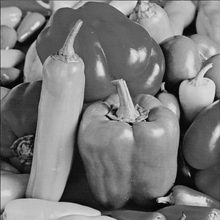
%> input picture HW03/Q2/Peppers.tif, 220 x 220 px, shrunk from 512 x 512 before the run
$ octave mainQ2.m   (GNU Octave 9; MATLAB toolbox functions it lacks are replaced by stand-ins)
%> lines starting %> are read from the running program, lines starting %| are printed output that depends on the picture
clc;close all; clear;

W=3;

I=imread('D:\IUT\ComputerVision\HW\HW03\Q2\Peppers.tif');
%> I is the input picture: size 220x220 uint8; min 0, max 236, mean 120.3
I_1=imnoise(I,'salt & pepper',0.7);
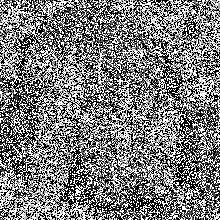
%> I_1: size 220x220 uint8; min 0, max 255, mean 124.9


abs=floor(W/2);
generalLen=size(I,1);
%> generalLen = 220
newsize=generalLen+2*abs;
%> newsize = 222
R=zeros(newsize,newsize,'double');


h= fspecial('gaussian',[W W],W/6);
padMatrix=zeros(newsize);
X=zeros(generalLen);
Y=zeros(generalLen);
Z=zeros(generalLen);


for i=1:generalLen
    for j=1:generalLen
        padMatrix(i+1,j+1)=I_1(i,j);
    end
end
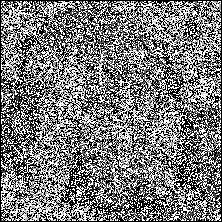
%> padMatrix: size 222x222 double; min 0, max 255, mean 122.7

for i= 1:newsize-(abs+1)
    for j=1:newsize-(abs+1)
        arr=zeros(9,1);
        counter=1;
        for x=1:W
            for y=1:W
                arr(counter)= padMatrix(i+x-1,j+y-1);
                counter=counter+1;
            end
        end

        arr2=sort(arr);

        if median(arr)~=0 && median(arr)~=255
            X(i,j)= median(arr);
        else
            X(i,j)=median(arr2);
        end

        X(i,j)=median(arr2);
        h=reshape(h,9,1);
        Y(i,j)=sum(sum(arr.*h));
        flag=0;
        if (X(i,j)==0 && Y(i,j)==0 )|| (X(i,j)==255 && Y(i,j)==255)
            Z(i,j)= 1/2*255;
            flag=1;
        end
        if(X(i,j)==0 || X(i,j)==255 || Y(i,j)==0|| Y(i,j)==255) && flag==0
           Z(i,j)= (Y(i,j)+X(i,j))/2;
        else
            Z(i,j)= X(i,j);
        end

    end
end
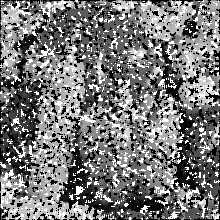
%> X: size 220x220 double; min 0, max 255, mean 119.9
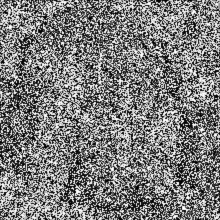
%> Y: size 220x220 double; min 0, max 255, mean 124.7
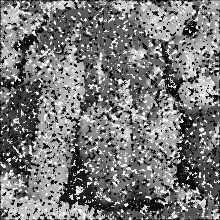
%> Z: size 220x220 double; min 0, max 255, mean 120.6
%> after the loop, arr = [0; 255; 0; 255; 255; 0; 0; 0; 0]; h = [0.0113; 0.0838; 0.0113; 0.0838; 0.619; 0.0838; 0.0113; 0.0838; 0.0113]


X=uint8(X);
%> X: size 220x220 uint8
Y=uint8(Y);
%> Y: size 220x220 uint8
Z=uint8(Z);
%> Z: size 220x220 uint8
medpsnr=psnr(medfilt2(I_1),I);
%> medpsnr = 9.75
mypsnr=psnr(Z,I);
%> mypsnr = 12.03

subplot(1,4,1);
imshow(I)
title('original', 'FontSize', 10);
subplot(1,4,2);
imshow(I_1)
title('noise PIC', 'FontSize', 10);
subplot(1,4,3);
imshow(medfilt2(I_1))
title('Median Filter', 'FontSize', 10);
subplot(1,4,4);
imshow(Z)
title('Myfilter', 'FontSize', 10);
%imshow([I_1 medfilt2(I_1) Z]),title('                      MEDIAN FILTERING        My FILTERING');
